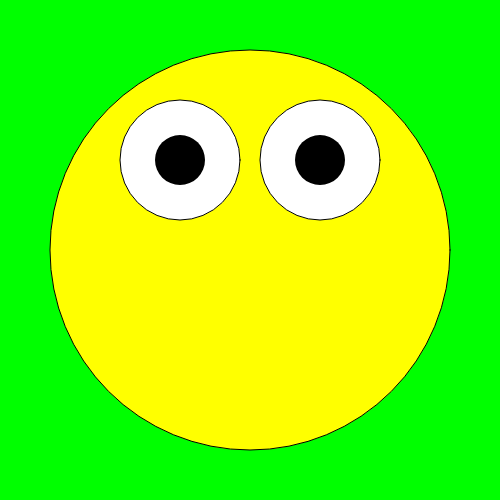
Frame 1 (no input)
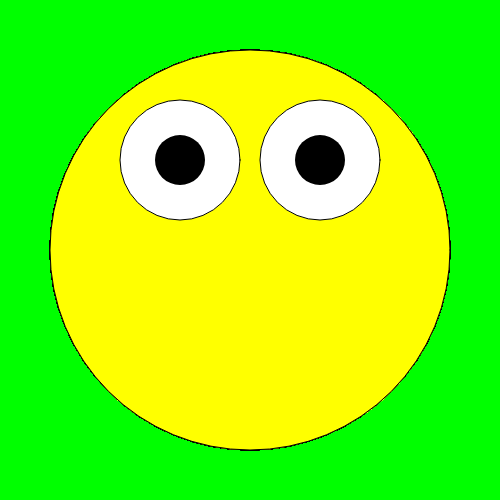
Frame 60 (no input)
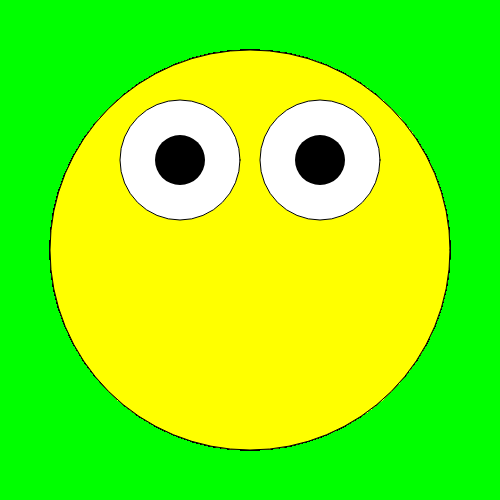
Frame 120 (the mouse pressed at the canvas centre since frame 60)

The p5.js sketch that drew these frames (run headless with seeded random() and noise() and a simulated clock; from frame 60 on, the mouse is pressed at the canvas centre):

// p5.js sketch
// ── sketch.js
var eyeSize = 120;

var center = 250;
var headSize = 400;
var eyeHeight = 160
var canvasFull = 500;


function setup() {
  // put setup code here
  createCanvas(canvasFull, canvasFull);
  background(0, 255, 0);
}

function draw() {
  // put drawing code here
  // default fill,stroke,strokeWeight
  fill(255);
  stroke("black");
  strokeWeight(1);
  //left eye
  //ellipse(100,100,20,20);
  //right eye
  //ellipse(140,100,20,20);

  fill("yellow");
  ellipse(center,center,headSize,headSize);

  fill(255);//rgb
  //left eye
  ellipse(center-(10+eyeSize/2), eyeHeight, eyeSize, eyeSize);
  //right eye
  ellipse(center+(10+eyeSize/2), eyeHeight, eyeSize, eyeSize);

  strokeWeight(50);
  point(center-(10+eyeSize/2),eyeHeight);
  point(center+(10+eyeSize/2),eyeHeight);
}
